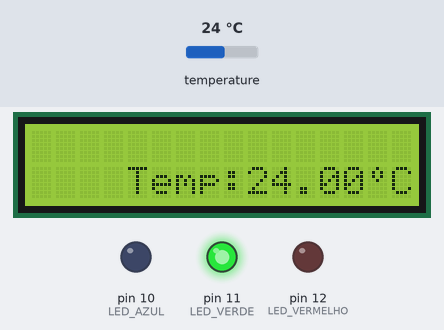
A sketch run on a simulated Arduino Uno, built with avr-gcc and run on an emulated ATmega328P. Parts: 16×2 character LCD, output pins drawn as LEDs (lit = HIGH). The test bench sets the inputs (shaded band); at power-on: temperature 24 °C.

Above: at 4.2 s.
4.3 s: temperature set to 18.4 °C
At 5.5 s:
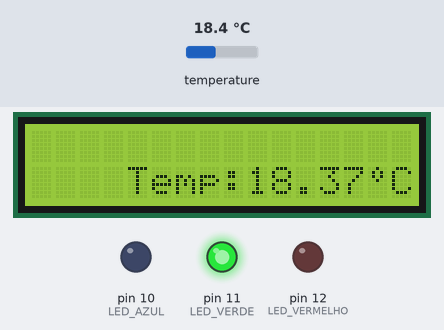
6.1 s: temperature set to 17.2 °C
At 6.6 s:
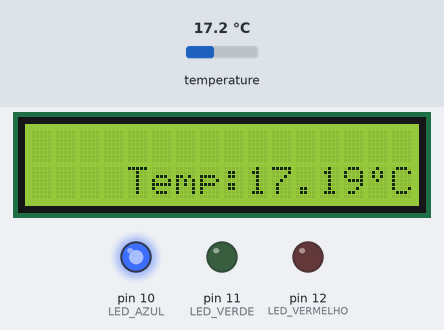
7.6 s: temperature set to 41 °C
At 8.9 s:
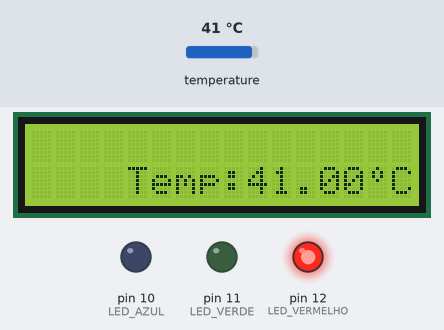
Timing chart, 0 to 10.6 s (numbered marks = the images above; inputs shaded):
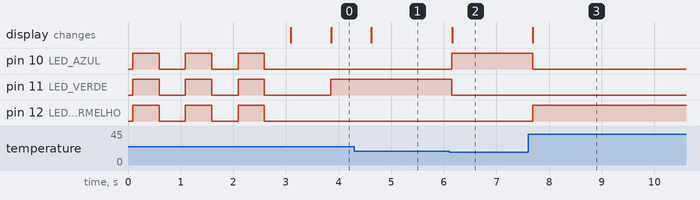

Measured:
- the behaviour switches between 18.1 and 18 °C on temperature (found by bisection; images 1 and 2)
- after the input at 4.3 s, the display: changes after 0.32 s (image 1)
- after the input at 6.1 s, pin 10 (LED_AZUL): LOW → HIGH after 0.05 s; pin 11 (LED_VERDE): HIGH → LOW after 0.05 s; the display: changes after 0.06 s (image 2)
- after the input at 7.6 s, pin 10 (LED_AZUL): HIGH → LOW after 0.09 s; pin 12 (LED_VERMELHO): LOW → HIGH after 0.09 s; the display: changes after 0.09 s (image 3)

The sketch:

termometro.ino
```cpp
#include <LiquidCrystal.h>
#include <OneWire.h>
#include <DallasTemperature.h>


#define LED_VERMELHO 12
#define LED_VERDE 11
#define LED_AZUL 10

#define LIMIAR_Q 35.0
#define LIMIAR_F 18.0

#define ONE_WIRE_BUS A0


// Setup a oneWire instance to communicate with any OneWire devices (not just Maxim/Dallas temperature ICs)
OneWire oneWire(ONE_WIRE_BUS);

// Pass our oneWire reference to Dallas Temperature.
DallasTemperature sensors(&oneWire);

DeviceAddress sensorTemp;

// initialize the library by associating any needed LCD interface pin
// with the arduino pin number it is connected to
const int rs = 7, en = 6, d4 =5, d5 = 4, d6 =3, d7 = 2;
LiquidCrystal lcd(rs, en, d4, d5, d6, d7);

//Array simbolo grau
byte grau[8] = { B00100,
                B01010,
                B01010,
                B00100,
                B00000,
                B00000,
                B00000,
                B00000};

void informar_sensor_encontrado(){
  for(char a = 0; a < 3; a++){
    digitalWrite(LED_VERMELHO, HIGH);
    digitalWrite(LED_VERDE, HIGH);
    digitalWrite(LED_AZUL, HIGH);
    delay(500);

    digitalWrite(LED_VERMELHO, LOW);
    digitalWrite(LED_VERDE, LOW);
    digitalWrite(LED_AZUL, LOW);
    delay(500);
  }
}

void informar_sensor_nao_encontrado(){
  for(char a = 0; a < 5; a++){
    digitalWrite(LED_VERMELHO, HIGH);
    delay(500);

    digitalWrite(LED_VERMELHO, LOW);
    delay(500);
  }
}

void piscar_led(int LED, int tempo){
   digitalWrite(LED, HIGH);
   delay(tempo);
   digitalWrite(LED, LOW);
   delay(tempo);
}


void setup() {
  //Pinos dos leds
  pinMode(LED_VERMELHO, OUTPUT);
  pinMode(LED_VERDE, OUTPUT);
  pinMode(LED_AZUL, OUTPUT);

  sensors.begin();
  lcd.begin(16, 2);


  if (sensors.getAddress(sensorTemp, 0)) {
    informar_sensor_encontrado();
  }else{
    informar_sensor_nao_encontrado();
  }


  // create a new character
  lcd.createChar(0, grau);


}

/**
**

 */
void loop() {

  sensors.requestTemperatures();
  float tempC = sensors.getTempC(sensorTemp);

  if(tempC < LIMIAR_Q && tempC > LIMIAR_F){
    digitalWrite(LED_AZUL, LOW);
    digitalWrite(LED_VERMELHO, LOW);
    digitalWrite(LED_VERDE, HIGH);

  }else{
    if(tempC >= LIMIAR_Q){
       digitalWrite(LED_AZUL, LOW);
       digitalWrite(LED_VERMELHO, HIGH);
     digitalWrite(LED_VERDE, LOW);
    }else{
         digitalWrite(LED_AZUL, HIGH);
         digitalWrite(LED_VERMELHO, LOW);
        digitalWrite(LED_VERDE, LOW);
    }
  }

  lcd.setCursor(4, 1);
  lcd.print("Temp:");

  if(tempC < 10 && tempC> -1){
    lcd.print("0");
  }

  lcd.print(tempC);
  lcd.write((byte)0);
  lcd.print("C");

}
```
